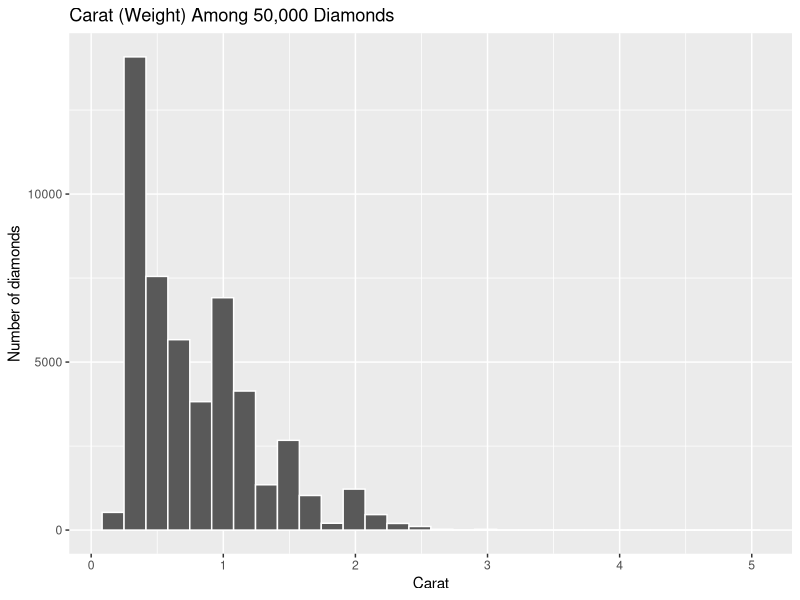

Reproduce this figure in R.
library(tidyverse)

# Had a decent pork chop at dining hall.

set.seed(123)

diamonds_sample <- diamonds |>
  slice_sample(n = 50000)

hist_p <- ggplot(diamonds_sample, aes(x = carat)) +
  geom_histogram(bins = 30, color = "white") +
  labs(
    title = "Carat (Weight) Among 50,000 Diamonds",
    x = "Carat",
    y = "Number of diamonds"
  )

ggsave(file = "diamonds.png", plot = hist_p, width = 10, height = 7, units = "in", dpi = 150)
